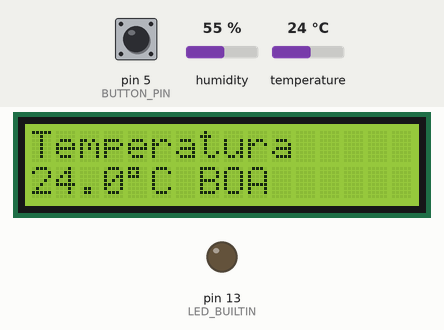
The sketch below on a simulated Arduino Uno, built with avr-gcc and run on an emulated ATmega328P. Shown: 16×2 character LCD, output pins drawn as LEDs (lit = HIGH). The test bench sets the inputs (shaded band); at power-on: temperature 24 °C, pin 5 (BUTTON_PIN) HIGH, humidity 55 %. The local clock reads 2024-03-15 10:24:30 at power-on unless the sketch sets it; what the sketch prints to the serial monitor is not drawn.

Above: at 3.7 s.
3.8 s: temperature set to 29.6 °C
At 5.8 s:
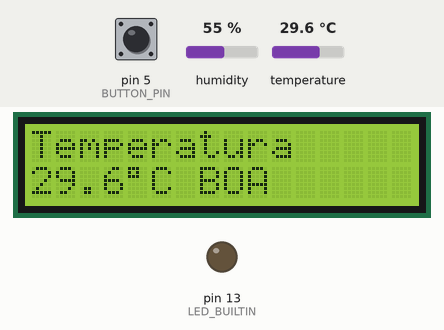
9.9 s: temperature set to 30.8 °C
At 11.7 s:
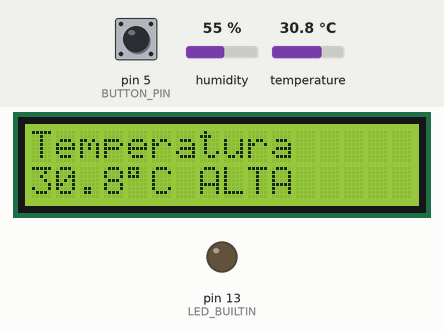
12.4 s: pin 5 (BUTTON_PIN) pulled LOW for 0.15 s
At 13.7 s:
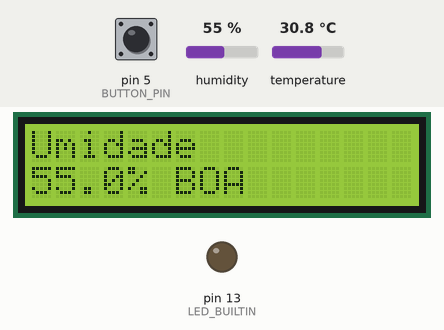
14.0 s: humidity set to 31 %
At 15.8 s:
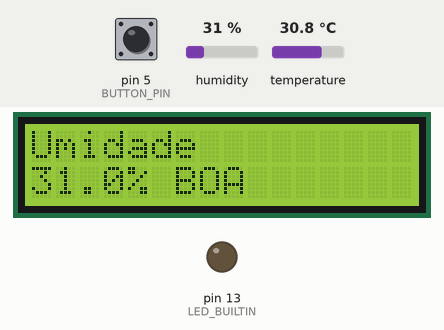
16.6 s: humidity set to 28 %
At 18.5 s:
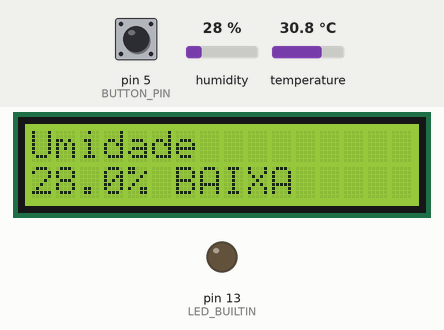
18.8 s: pin 5 (BUTTON_PIN) pulled LOW for 1 s
At 19.8 s:
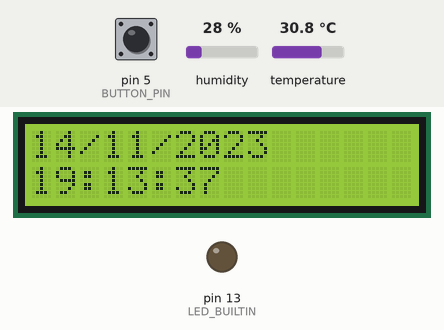
Timing chart, 0 to 21.8 s (numbered marks = the images above; inputs shaded):
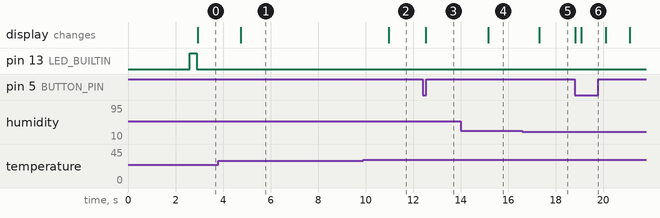

The sketch:

arduino.ino
```cpp
#include <LiquidCrystal_I2C.h>
#include <RTClib.h>
#include <Wire.h>
#include <EEPROM.h>
#include "DHT.h"

#define LOG_OPTION 1
#define SERIAL_OPTION 0
#define UTC_OFFSET -3

// Sensor DHT22
#define DHTPIN 2
#define DHTTYPE DHT22
DHT dht(DHTPIN, DHTTYPE);

// Botão
#define BUTTON_PIN 5
#define DEBOUNCE_DELAY 200  // ms

LiquidCrystal_I2C lcd(0x27, 16, 2);
RTC_DS1307 RTC;

// Configurações da EEPROM
const int maxRecords = 100;
const int recordSize = 8;
int startAddress = 0;
int endAddress = maxRecords * recordSize;
int currentAddress = 0;

int lastLoggedMinute = -1;

// Triggers
float trigger_t_min = 20.0;
float trigger_t_max = 30.0;
float trigger_u_min = 30.0;
float trigger_u_max = 60.0;

// Controle das telas
int currentScreen = 0;

// Debounce não-bloqueante
bool lastButtonState = HIGH;
bool currentButtonState = HIGH;
unsigned long lastDebounceTime = 0;

// Status da temperatura
String statusTemperatura(float temp) {
    if (temp < trigger_t_min) return "BAIXA";
    else if (temp > trigger_t_max) return "ALTA";
    else return "BOA";
}

// Status da umidade
String statusUmidade(float hum) {
    if (hum < trigger_u_min) return "BAIXA";
    else if (hum > trigger_u_max) return "ALTA";
    else return "BOA";
}

// Vai para próxima tela
void nextScreen() {
    currentScreen++;
    if (currentScreen > 2) currentScreen = 0;
}

// Leitura do botão com debounce não-bloqueante
void checkButton() {
    bool reading = digitalRead(BUTTON_PIN);

    // Detecta borda de descida (HIGH → LOW = pressionado)
    if (reading == LOW && lastButtonState == HIGH) {
        unsigned long now = millis();
        if (now - lastDebounceTime > DEBOUNCE_DELAY) {
            lastDebounceTime = now;
            nextScreen();
        }
    }

    lastButtonState = reading;
}

void setup() {
    pinMode(LED_BUILTIN, OUTPUT);
    pinMode(BUTTON_PIN, INPUT_PULLUP);

    dht.begin();
    Serial.begin(9600);

    lcd.init();
    lcd.backlight();

    lcd.clear();
    lcd.setCursor(2, 0);
    lcd.print("Next Level");
    lcd.setCursor(1, 1);
    lcd.print("Inicializando");

    delay(2500);

    RTC.begin();
    RTC.adjust(DateTime(F(__DATE__), F(__TIME__)));

    EEPROM.begin();
}

void loop() {
    DateTime now = RTC.now();

    int offsetSeconds = UTC_OFFSET * 3600;
    now = now.unixtime() + offsetSeconds;
    DateTime adjustedTime = DateTime(now);

    if (LOG_OPTION) {
        get_log();
    }

    float humidity    = dht.readHumidity();
    float temperature = dht.readTemperature();

    // Registro por minuto
    if (adjustedTime.minute() != lastLoggedMinute) {
        lastLoggedMinute = adjustedTime.minute();

        digitalWrite(LED_BUILTIN, HIGH);
        delay(300);
        digitalWrite(LED_BUILTIN, LOW);

        if (temperature < trigger_t_min ||
            temperature > trigger_t_max ||
            humidity    < trigger_u_min ||
            humidity    > trigger_u_max) {

            int tempInt = (int)(temperature * 100);
            int humiInt = (int)(humidity * 100);

            EEPROM.put(currentAddress,     now.unixtime());
            EEPROM.put(currentAddress + 4, tempInt);
            EEPROM.put(currentAddress + 6, humiInt);

            getNextAddress();
        }
    }

    if (SERIAL_OPTION) {
        Serial.print("Temp: ");
        Serial.print(temperature);
        Serial.print(" C | ");
        Serial.print(statusTemperatura(temperature));
        Serial.print(" | Umid: ");
        Serial.print(humidity);
        Serial.print("% | ");
        Serial.println(statusUmidade(humidity));
    }

    // Verifica botão
    checkButton();

    // Atualiza LCD
    lcd.clear();

    // TELA 1 - Temperatura
    if (currentScreen == 0) {
        lcd.setCursor(0, 0);
        lcd.print("Temperatura");
        lcd.setCursor(0, 1);
        lcd.print(temperature, 1);
        lcd.print((char)223);
        lcd.print("C ");
        lcd.print(statusTemperatura(temperature));
    }

    // TELA 2 - Umidade
    else if (currentScreen == 1) {
        lcd.setCursor(0, 0);
        lcd.print("Umidade");
        lcd.setCursor(0, 1);
        lcd.print(humidity, 1);
        lcd.print("% ");
        lcd.print(statusUmidade(humidity));
    }

    // TELA 3 - Data e Hora
    else if (currentScreen == 2) {
        lcd.setCursor(0, 0);
        lcd.print(adjustedTime.day()   < 10 ? "0" : ""); lcd.print(adjustedTime.day());
        lcd.print("/");
        lcd.print(adjustedTime.month() < 10 ? "0" : ""); lcd.print(adjustedTime.month());
        lcd.print("/");
        lcd.print(adjustedTime.year());

        lcd.setCursor(0, 1);
        lcd.print(adjustedTime.hour()   < 10 ? "0" : ""); lcd.print(adjustedTime.hour());
        lcd.print(":");
        lcd.print(adjustedTime.minute() < 10 ? "0" : ""); lcd.print(adjustedTime.minute());
        lcd.print(":");
        lcd.print(adjustedTime.second() < 10 ? "0" : ""); lcd.print(adjustedTime.second());
    }

    delay(100);
}

void getNextAddress() {
    currentAddress += recordSize;
    if (currentAddress >= endAddress) currentAddress = 0;
}

void get_log() {
    Serial.println("Data stored in EEPROM:");
    Serial.println("Timestamp\t\tTemperature\tHumidity");

    for (int address = startAddress; address < endAddress; address += recordSize) {
        long timeStamp;
        int  tempInt;
        int  humiInt;

        EEPROM.get(address,     timeStamp);
        EEPROM.get(address + 4, tempInt);
        EEPROM.get(address + 6, humiInt);

        float temperature = tempInt / 100.0;
        float humidity    = humiInt / 100.0;

        if (timeStamp != 0xFFFFFFFF) {
            DateTime dt = DateTime(timeStamp);
            Serial.print(dt.timestamp(DateTime::TIMESTAMP_FULL));
            Serial.print("\t");
            Serial.print(temperature);
            Serial.print(" C\t\t");
            Serial.print(humidity);
            Serial.println(" %");
        }
    }
}
```

Measured:
- the behaviour switches between 30 and 30.1 °C on temperature (found by bisection; images 1 and 2)
- the behaviour switches between 30 and 29 % on humidity (found by bisection; images 4 and 5)
- after the input at 3.8 s, the display: changes after 0.94 s (image 1)
- after the input at 9.9 s, the display: changes after 1.1 s (image 2)
- after the input at 12.4 s, the display: changes after 0.14 s (image 3)
- after the input at 14.0 s, the display: changes after 1.2 s (image 4)
- after the input at 16.6 s, the display: changes after 0.70 s (image 5)
- after the input at 18.8 s, the display: first changes at once (image 6 shows a later state)
